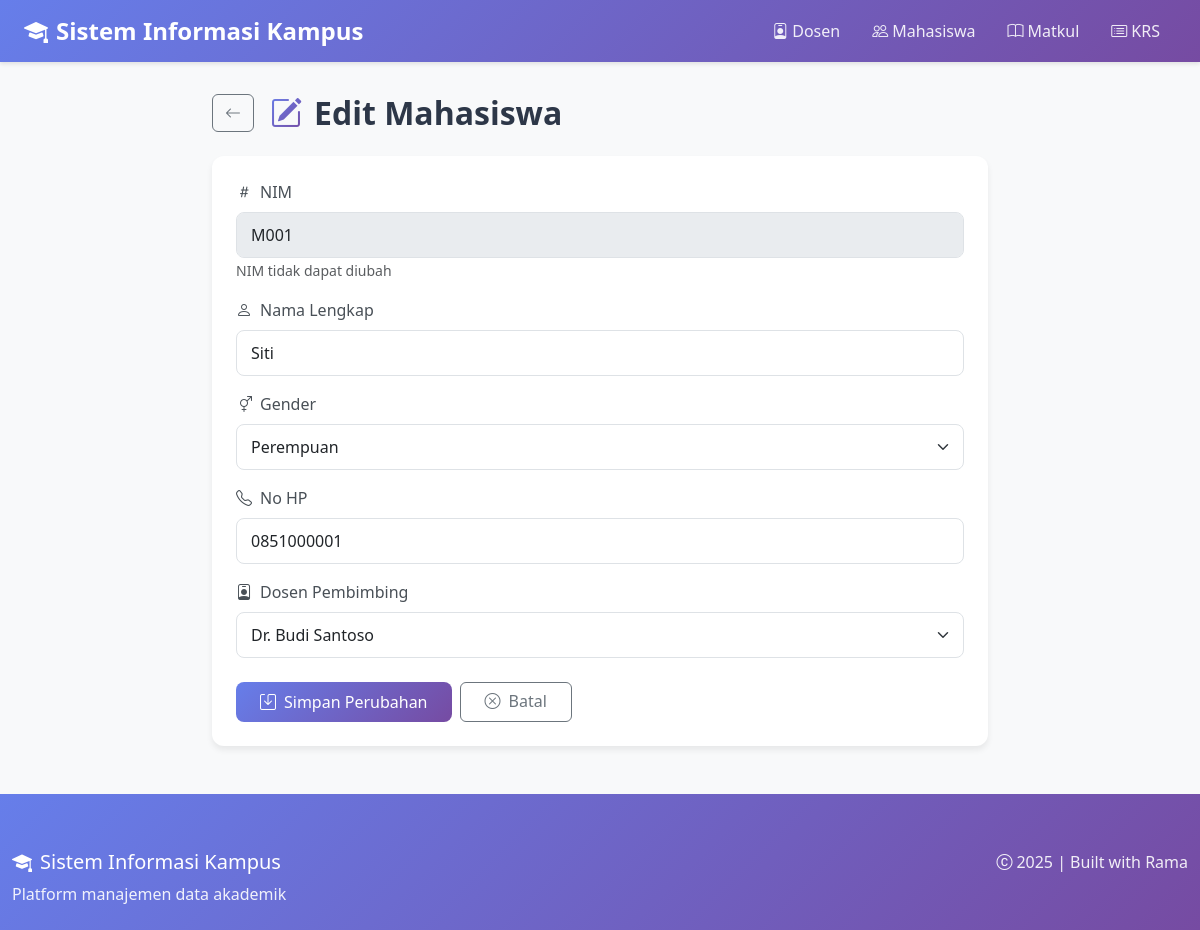
The page /mahasiswa/edit.php?nim=M001 on the database its author committed.
### tables this page shows
CREATE TABLE mahasiswa (
    nim VARCHAR(15) PRIMARY KEY,
    nama VARCHAR(255) NOT NULL,
    gender CHAR(1) CHECK (gender IN ('L', 'P')),
    no_hp VARCHAR(15),
    nidn VARCHAR(23),
    FOREIGN KEY (nidn) REFERENCES dosen(nidn) ON DELETE SET NULL ON UPDATE CASCADE
);

CREATE TABLE dosen (
    nidn VARCHAR(23) PRIMARY KEY,
    nama VARCHAR(255) NOT NULL,
    gender CHAR(1) CHECK (gender IN ('L', 'P')),
    no_hp VARCHAR(15)
);

### src/mahasiswa/edit.php (the view, shortened to what this page needs)
<?php
require_once __DIR__ . '/../config/db.php';
require_once __DIR__ . '/../header.php';
$nim = $_GET['nim'] ?? null;
$dosen = $pdo->query('SELECT nidn, nama FROM dosen ORDER BY nama')->fetchAll();
$stmt = $pdo->prepare('SELECT * FROM mahasiswa WHERE nim = ?');
$stmt->execute([$nim]);
$row = $stmt->fetch();
?>
<div class="row justify-content-center">
  <div class="col-lg-8">
    <div class="d-flex align-items-center mb-4">
      <a href="index.php" class="btn btn-outline-secondary me-3">
        <i class="bi bi-arrow-left"></i>
      </a>
      <h2 class="page-title mb-0">
        <i class="bi bi-pencil-square"></i>
        Edit Mahasiswa
      </h2>
    </div>
    <div class="card">
      <div class="card-body p-4">
        <form method="post">
          <div class="mb-3">
            <label class="form-label"><i class="bi bi-hash me-2"></i>NIM</label>
            <input class="form-control" value="<?=htmlspecialchars($row['nim'])?>" disabled>
            <small class="text-muted">NIM tidak dapat diubah</small>
          </div>
          <div class="mb-3">
            <label class="form-label"><i class="bi bi-person me-2"></i>Nama Lengkap</label>
            <input class="form-control" name="nama" value="<?=htmlspecialchars($row['nama'])?>" placeholder="Masukkan nama lengkap" required>
          </div>
          <div class="mb-3">
            <label class="form-label"><i class="bi bi-gender-ambiguous me-2"></i>Gender</label>
            <select class="form-select" name="gender">
              <option value="P" <?=($row['gender']=='P'?'selected':'')?>>Perempuan</option>
            </select>
          </div>
          <div class="mb-3">
            <label class="form-label"><i class="bi bi-telephone me-2"></i>No HP</label>
            <input class="form-control" name="no_hp" value="<?=htmlspecialchars($row['no_hp'])?>" placeholder="Contoh: 081234567890">
          </div>
          <div class="mb-4">
            <label class="form-label"><i class="bi bi-person-badge me-2"></i>Dosen Pembimbing</label>
            <select name="nidn" class="form-select">
              <?php foreach ($dosen as $d): ?>
                <option value="<?=htmlspecialchars($d['nidn'])?>" <?=($row['nidn']==$d['nidn']?'selected':'')?>><?=htmlspecialchars($d['nama'])?></option>
              <?php endforeach; ?>
            </select>
          </div>
          <div class="d-flex gap-2">
            <button class="btn btn-primary px-4">
              <i class="bi bi-save me-2"></i>Simpan Perubahan
            </button>
            <a class="btn btn-outline-secondary px-4" href="index.php">
              <i class="bi bi-x-circle me-2"></i>Batal
            </a>
          </div>
        </form>
      </div>
    </div>
  </div>
</div>
<?php require_once __DIR__ . '/../footer.php'; ?>

### src/header.php (style rules this page uses)
:root { --primary-gradient: linear-gradient(135deg, #667eea 0%, #764ba2 100%); --card-shadow: 0 4px 6px rgba(0,0,0,0.07); --hover-shadow: 0 8px 16px rgba(0,0,0,0.12); }
body { background: #f8f9fa; font-family: 'Segoe UI', Tahoma, Geneva, Verdana, sans-serif; }
.card { border: none; border-radius: 12px; box-shadow: var(--card-shadow); transition: all 0.3s; }
.btn-primary { background: linear-gradient(135deg, #667eea 0%, #764ba2 100%); border: none; border-radius: 8px; padding: 0.5rem 1.25rem; font-weight: 500; transition: all 0.3s; }
.form-label { font-weight: 500; color: #495057; margin-bottom: 0.5rem; }
.form-control, .form-select { border-radius: 8px; border: 1px solid #dee2e6; padding: 0.625rem 0.875rem; transition: all 0.3s; }
.page-title { color: #2d3748; font-weight: 700; margin-bottom: 1.5rem; display: flex; align-items: center; gap: 0.75rem; }
.page-title i { font-size: 2rem; background: var(--primary-gradient); -webkit-background-clip: text; -webkit-text-fill-color: transparent; background-clip: text; }

### rows shown on the page
mahasiswa: nim "M001", nama "Siti", gender "Perempuan", no_hp "0851000001", nidn "Dr. Budi Santoso"
